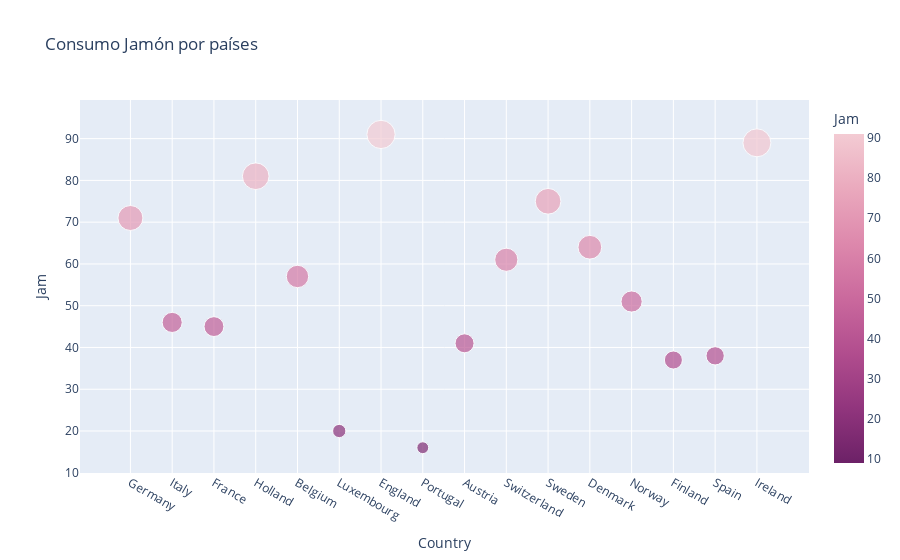

The code cell stored with this chart in its notebook:
### Code cell
px.scatter(df, x='Country', y='Jam', color='Jam', title='Consumo Jamón por países',

color_continuous_midpoint=50, size='Jam' ,color_continuous_scale= px.colors.sequential.Magenta_r,).show()

### Figure 1 — Plotly figure (JSON) as saved in the notebook; plotly's stock layout.template omitted (floating-point values rounded to 4 significant figures)
{"data": [{"hovertemplate": "Country=%{x}<br>Jam=%{marker.color}<extra></extra>", "legendgroup": "", "marker": {"color": [71, 46, 45, 81, 57, 20, 91, 16, 41, 61, 75, 64, 51, 37, 38, 89], "coloraxis": "coloraxis", "size": [71, 46, 45, 81, 57, 20, 91, 16, 41, 61, 75, 64, 51, 37, 38, 89], "sizemode": "area", "sizeref": 0.2275, "symbol": "circle"}, "mode": "markers", "name": "", "orientation": "v", "showlegend": false, "type": "scatter", "x": ["Germany", "Italy", "France", "Holland", "Belgium", "Luxembourg", "England", "Portugal", "Austria", "Switzerland", "Sweden", "Denmark", "Norway", "Finland", "Spain", "Ireland"], "xaxis": "x", "y": [71, 46, 45, 81, 57, 20, 91, 16, 41, 61, 75, 64, 51, 37, 38, 89], "yaxis": "y"}], "layout": {"coloraxis": {"cmid": 50, "colorbar": {"title": {"text": "Jam"}}, "colorscale": [[0, "rgb(108, 33, 103)"], [0.1667, "rgb(145, 53, 125)"], [0.3333, "rgb(177, 77, 142)"], [0.5, "rgb(202, 105, 157)"], [0.6667, "rgb(221, 136, 172)"], [0.8333, "rgb(234, 169, 189)"], [1, "rgb(243, 203, 211)"]]}, "legend": {"itemsizing": "constant", "tracegroupgap": 0}, "title": {"text": "Consumo Jamón por países"}, "xaxis": {"anchor": "y", "domain": [0, 1], "title": {"text": "Country"}}, "yaxis": {"anchor": "x", "domain": [0, 1], "title": {"text": "Jam"}}}}
